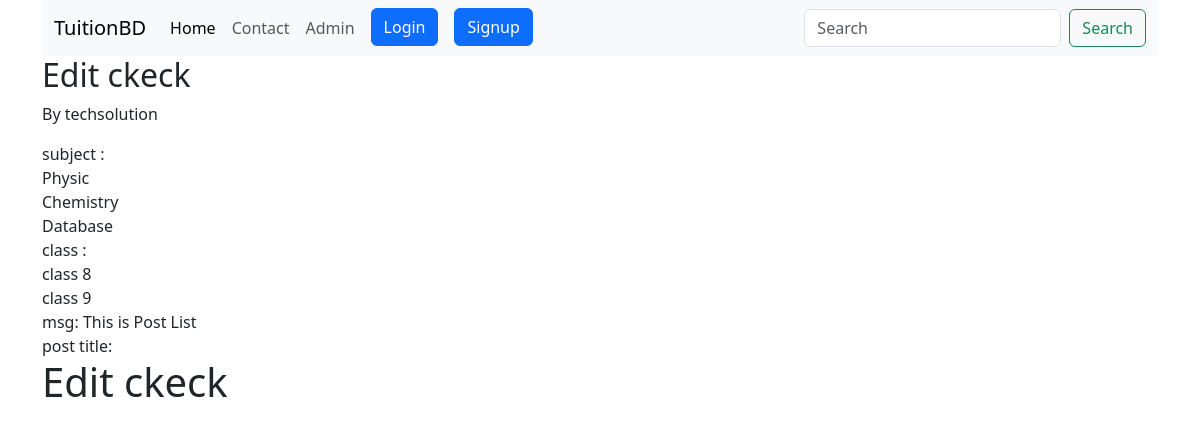
The app's page /tuition/postdetail/11/ with its own data.
### tuition/models.py (models this page shows, shortened)
class Post(models.Model):
    CATEGORY=(
        ('Teacher',"Teacher"),
        ('Student','Studnet'),
    )
    MEDIUM=(
        ('bangla','bangla'),
        ('english','english'),
        ('hindi','hindi'),
        ('urdho','urdho'),
    )
    user=models.ForeignKey(User,on_delete=models.CASCADE,blank=True,null=True)
    id=models.AutoField(primary_key=True)
    title=models.CharField(max_length=100)
    slug=models.CharField(max_length=100,default=title)
    email=models.EmailField()
    salary=models.FloatField()
    details=models.TextField()
    available=models.BooleanField()
    category=models.CharField(max_length=100,choices=CATEGORY)
    created_at=models.DateTimeField(default=now)
    image=models.ImageField(default='default.jpeg',upload_to='tuition/images')
    medium=MultiSelectField(max_length=200, max_choices=5,choices=MEDIUM,default='bangla')
    subject=models.ManyToManyField(Subject,related_name='subject_set')
    class_in=models.ManyToManyField(Class_in,related_name='class_set')

class Subject(models.Model):
    name = models.CharField(max_length=100)

class Class_in(models.Model):
    name = models.CharField(max_length=100)

### tuition/views.py (the view)
# urls.py: path('postdetail/<int:pk>/', PostDetailView.as_view(), name='postdetail'),  # ✅ name দেওয়া জরুরি
class PostDetailView(DetailView):
    model=Post
    template_name='tuition/postdetail.html'
    def get_context_data(self, *args, **kwargs):
        contex= super().get_context_data(*args, **kwargs)
        contex['post']=contex.get('object')
        contex['msg']='This is Post List'
        return contex

### templates/tuition/postdetail.html (shortened to what this page needs)
{% extends 'basic.html' %}
{% block body %}
<h2>{{ post.title }}</h2>
<p>By {{ post.user.username }}</p>
subject : <br>{% for s in object.subject.all  %}
{{s.name}} <br>
{% endfor %}
class : <br> {% for s in object.class_in.all  %}
{{s.name}} <br>
{% endfor %}
msg: {{msg}}
<br>
post title: <h1>{{post.title}}</h1>
{% endblock body %}

### records on screen
Post: title "Edit ckeck", user.username "techsolution"
Subject: name "Physic"
Subject: name "Chemistry"
Subject: name "Database"
Class_in: name "class 8"
Class_in: name "class 9"

### other values on screen
{{ msg }} "This is Post List"
